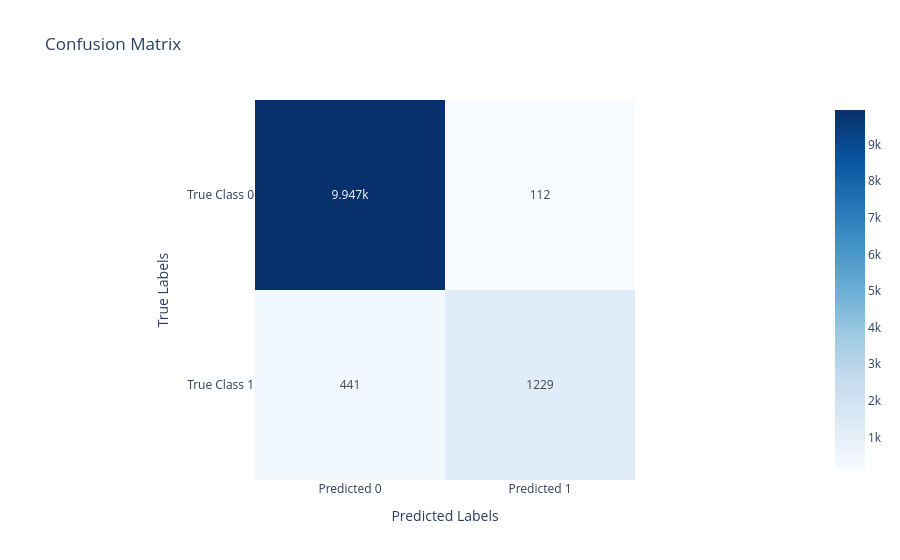

The code cell stored with this chart in its notebook:
### Code cell
xgb_visualizer.plot_confusion_matrix()

### Figure 1 — Plotly figure (JSON) as saved in the notebook; plotly's stock layout.template omitted (floating-point values rounded to 4 significant figures)
{"data": [{"coloraxis": "coloraxis", "name": "0", "texttemplate": "%{z}", "x": ["Predicted 0", "Predicted 1"], "y": ["True Class 0", "True Class 1"], "z": [[9947, 112], [441, 1229]], "type": "heatmap", "xaxis": "x", "yaxis": "y", "hovertemplate": "x: %{x}<br>y: %{y}<br>color: %{z}<extra></extra>"}], "layout": {"xaxis": {"anchor": "y", "domain": [0.0, 1.0], "scaleanchor": "y", "constrain": "domain", "title": {"text": "Predicted Labels"}}, "yaxis": {"anchor": "x", "domain": [0.0, 1.0], "autorange": "reversed", "constrain": "domain", "title": {"text": "True Labels"}}, "coloraxis": {"colorscale": [[0.0, "rgb(247,251,255)"], [0.125, "rgb(222,235,247)"], [0.25, "rgb(198,219,239)"], [0.375, "rgb(158,202,225)"], [0.5, "rgb(107,174,214)"], [0.625, "rgb(66,146,198)"], [0.75, "rgb(33,113,181)"], [0.875, "rgb(8,81,156)"], [1.0, "rgb(8,48,107)"]]}, "title": {"text": "Confusion Matrix"}, "showlegend": false}}
